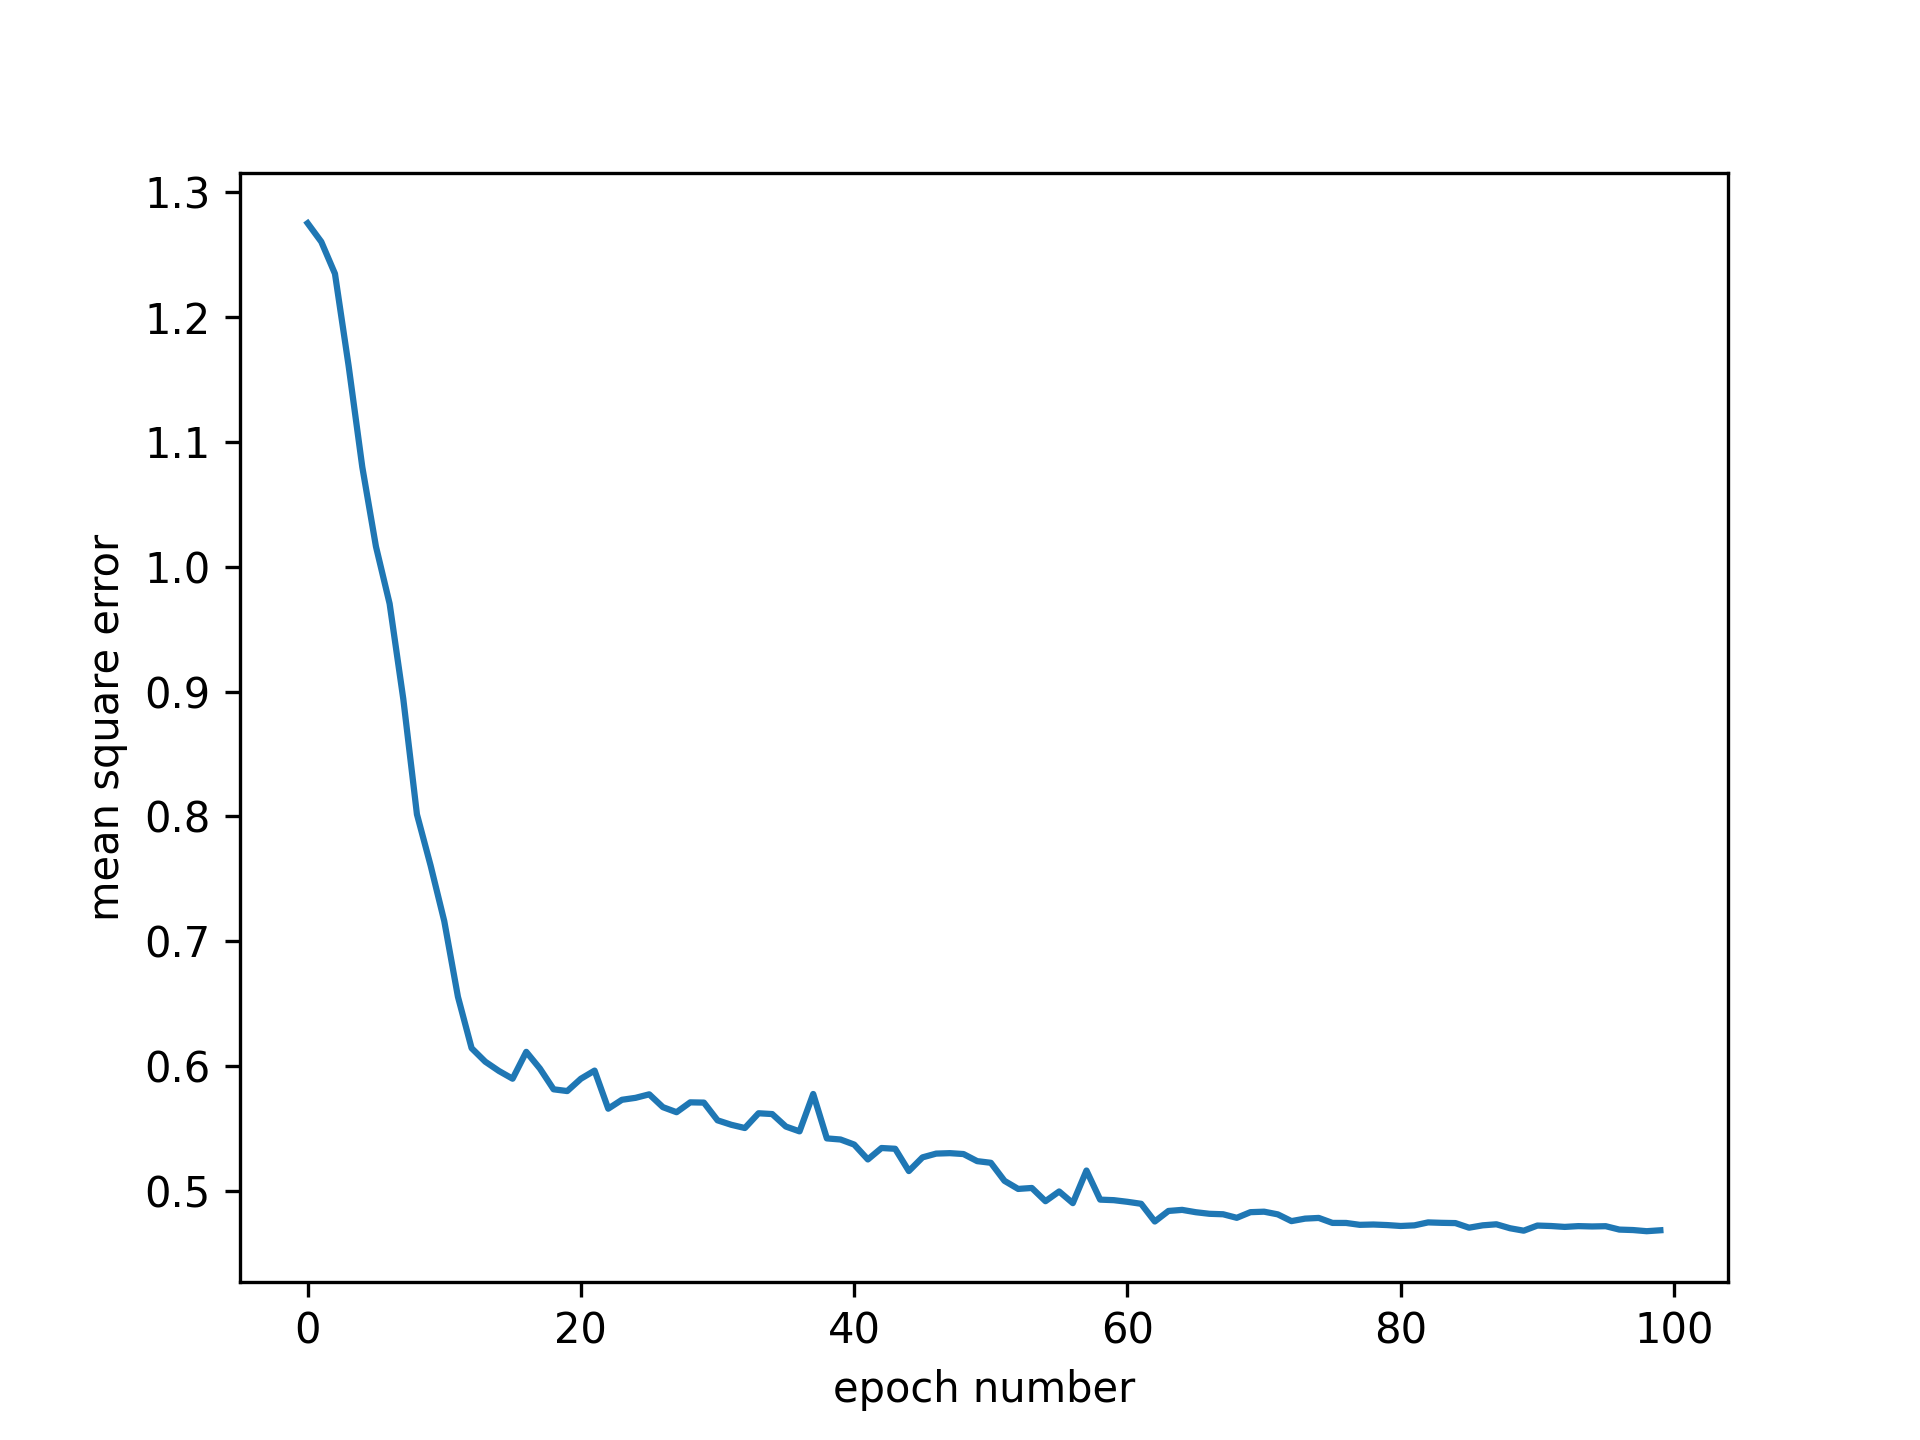

Reproduce this figure in Python.
# NNによる回帰を行う。
    # 正規化なし
    # 最終的には二乗平均誤差の変遷をグラフ化し、ターミナル上に二乗平均誤差、その正の平方根を出力

# モジュール
    # 再利用可能なPythonのスクリプトファイル（.pyファイル）
# ライブラリ
    # 幾らかのモジュールをまとめたもの
# パッケージ
    # モジュールを階層化して整理したもの

from sklearn.datasets import fetch_california_housing
    # fetch_california_housing関数をインポート
from sklearn.model_selection import train_test_split
    # train_test_split 関数は、データセットを訓練セットとテストセットに分割する関数
    # fromを使うのは特定のモジュールやオブジェクトを選択的にインポートできるから
import torch
    # torchはPyTorchライブラリのためのパッケージ
import torch.nn as nn
    # torch.nnはPyTorchのニューラルネットワークモジュール
import torch.optim as optim
    # torch.optimはPyTorchの最適化アルゴリズムモジュール
import numpy as np
    # numpyは数値計算のライブラリ
import tqdm
    # プログレスバーを表示するためのライブラリ
    # 進捗状況の可視化に使う
import matplotlib.pyplot as plt
    # matplotlibライブラリのpyplotモジュールをインポート
    # matplotlibはデータの視覚化（グラフ）に使うライブラリ
    # pyplot
        # グラフィックスプログラミングインターフェースを提供するモジュール
        # MATLAB風である

# データ読み込み
data = fetch_california_housing()
    # カリフォルニアの住宅価格データセットをdataとして取得
X, y = data.data, data.target
    # Xに特徴量を、yにターゲット（住宅価格）を割り当て
    # ちなみにtargetとdataってどうやって区別してるんだろう？
    # 見極める機能くらいはあるのだろうが。。。
 
# 訓練データ、テストデータへの分割
X_train, X_test, y_train, y_test = train_test_split(X, y, train_size=0.7)
    # train_test_splitはX、yを訓練データとテストデータで分割する
    #_trainがつくのはX、yそれぞれにおける訓練データ
    #_testがつくのはX、yそれぞれにおけるテストデータ
    # この場合、訓練データは全体の7割
 
# Pytorchのテンソルへの変換
X_train = torch.tensor(X_train, dtype=torch.float32)
    # X_trainをPytorchのテンソルに変換し、データ型をfloat32に変換
y_train = torch.tensor(y_train, dtype=torch.float32).reshape(-1, 1)
    # y_trainをPytorchのテンソルに変換し、データ型をfloat32に変換
    # .reshape(-1, 1）
        # 行ベクトルから列ベクトルにも変換
X_test = torch.tensor(X_test, dtype=torch.float32)
    # X_testをPytorchのテンソルに変換し、データ型をfloat32に変換
y_test = torch.tensor(y_test, dtype=torch.float32).reshape(-1, 1)
    # y_testをPytorchのテンソルに変換し、データ型をfloat32に変換
    # .reshape(-1, 1）
        # 行ベクトルから列ベクトルにも変換

# モデルの定義
model = nn.Sequential(
    nn.Linear(8, 24),
        # 8つの入力特徴量を受け取り、それらを24個の中間層のノードに変換
        # Linearとあるが、これはバイアス項がないという意味での線形ではなく、線形層であるという意味
        # 線形層
            # その層の全てのノードが、前の層の全てのノードと結合を持つような層のこと
            # 線形層は、重みが０だったとしても結合が存在しないのではなく影響がないだけと考え、
            # そもそも結合を定義していない状態とは区別する。
            # 全結合層ともいう。
    nn.ReLU(),
        # 活性化関数にReLUを指定
    nn.Linear(24, 12),
        # 中間層の出力（24個）を12個のノードに変換
    nn.ReLU(),
        # 活性化関数にReLUを指定
    nn.Linear(12, 6),
        # 12個の中間層のノードを6個のノードに変換
    nn.ReLU(),
        # 活性化関数にReLUを指定
    nn.Linear(6, 1)
        # 6つの中間層のノードを1つの出力ノードに変換
)

# 損失関数と最適化
loss_fn = nn.MSELoss()
    # 平均二乗誤差（MSE）を損失関数として定義
optimizer = optim.Adam(model.parameters(), lr=0.0001)   
    # Adam最適化アルゴリズムを使用して、モデルのパラメータを最適化
    # 学習率は0.0001、model.parameters() は、モデル内のすべてのパラメータ（重みとバイアス）を返す
    # 学習率
        # ニューラルネットワークの訓練において、各更新ステップでパラメータ（重みやバイアス）を
        # どれだけ変更するかを決定するハイパーパラメータ

# 訓練パラメータ
n_epochs = 100
    # 実行するエポック数を100に設定
    # エポック（epoch）とは、トレーニングデータセット全体を1回処理すること
batch_size = 10
    # バッチサイズを10に設定
    # ミニバッチ勾配降下法では、トレーニングデータ全体を一度に処理するのではなく、ミニバッチごとにデータを分割して処理する
    # ミニバッチ
        # 学習に用いるデータをいくつかに分割して得られるデータのまとまり
    # バッチサイズ
        # ミニバッチに含まれるデータの数
        # バッチサイズは、モデルをトレーニングする際に、1度に処理されるデータの数
batch_start = torch.arange(0, len(X_train), batch_size)
    # ミニバッチの開始インデックスを定義
    # torch.arange(0, len(X_train), batch_size)
        # 0から len(X_train) までbatch_size間隔で変化する整数のtorch配列を作成
    # 後にこの配列が指定する整数を引数として、プログレスバーの表示や訓練データの分割を行う
    # これによってバッチサイズ全体に対する進展やバッチサイズ（batch_size）ごとに分割された訓練データが得られる

# 最良のモデルを保持する
best_mse = np.inf
    # トレーニング中に最良の検証セットの平均二乗誤差（MSE）を追跡するための変数
    # np.infはNumPyで定義される定数で、正の無限大（限界値を超える大きさ）を表す
    # 例えば最小値を探すときの初期値として便利
best_weights = None
    # 最良のモデルの重みを保存するための変数
history = []
    # mseの履歴を記録するためのリスト

# 訓練のループ
for epoch in range(n_epochs):
    # n_epochs回繰り返す
    
    model.train()
        # モデル（model）をトレーニングモードに設定
    with tqdm.tqdm(batch_start, unit="batch", mininterval=0, disable=True) as bar:
        # with
            # コンテキストマネージャーを使用するためのキーワード
            # コンテキストマネージャー
                # 特定のブロックの実行前後に自動的に何らかの処理を行うことができる機能
            # この場合、withブロック（withの後インデントを使っている範囲）でのみtqdmによるプログレスバーが
            # 有効になり、withブロックを抜けるとプログレスバーが無効となる。
        # tqdmライブラリを使用して、プログレスバーを表示
            # ここではbatch_startに対してプログレスバーを作成
            # つまり、batch_startに対する進捗状況が表示される
        # unit="batch"
            # プログレスバーの単位をbatchに設定
        # mininterval=0
            # 更新間隔の最小値を0秒、すなわちできるだけ頻繁に更新するように設定
        # disable=True
            # プログレスバーの表示を無効にする
        bar.set_description(f"Epoch {epoch}")
            # epoch変数の値を使用して、現在のエポック数を表示
            # set_description()
                # プログレスバーの先頭に渡された引数を追加する
            # f"Epoch {epoch}"
                # F-string（フォーマット済み文字列リテラル）を用いてEpochを表示
                # F-stringは文頭にfをおいて定義し、{}内に変数を入れるとその位置に変数の中身を
                # 文字列として表示して置き換える。
                # 今回はEpoch {epoch}とあるので、文中の{epoch}がepochの中身である0、1、2、3・・・
                # で置き換わって表示される
            # 今回はtqdm.tqdm（as barとしているのでbarで参照できる）の引数としてdisable=Trueとしており、
            # プログレスバーの表示を無効化したためプログレスバーは表示されない。disable=Falseとすれば
            # プログレスバーが表示される。
        for start in bar:
            # barはプログレスバーであり、各イテレーションで新しいミニバッチの開始位置（start）を返す
            # プログレスバーはbatch_startに対して作成されており、この引数はバッチサイズごとに数字が振られているので
            # プログレスバーからイテレータによってデータを取り出せば、そのデータはミニバッチの開始位置を表すことになる
            # イテレータ
                # リストや辞書など、データの集合に対して順にアクセスするオブジェクト
                # 属性として現在参照しているデータ、メソッドとして次のデータを参照する機能を持つのでオブジェクト
                # Pythonでは順序を考えることのできるデータの集合を順序通りに辿っていったときにデータを全部
                # 辿り尽くすまで繰り返しを続ける方式で繰り返しを制御する。このため、繰り返しを行うためには
                # リストのようにデータの集合が必要となるが、データの集合であればどんなものであっても繰り返しの
                # 制御に使える。

            # ミニバッチの取り出し
            X_batch = X_train[start:start+batch_size]
                # startを開始位置とし、start + batch_sizeを終了位置とするスライスを使用して、
                # トレーニングデータセット（X_train）からbatch_size分の入力データ（X_batch）を取得
                    # そもそもbatch_size = 10としてデータを分割して処理することにしていた
            y_batch = y_train[start:start+batch_size]
                # startを開始位置とし、start + batch_sizeを終了位置とするスライスを使用して、
                # トレーニングデータセット（y_train）からbatch_size分の入力データ（y_batch）を取得

            # 順伝播
            y_pred = model(X_batch)
                # X_batchをモデルに与え、予測値y_predを取得
                # モデルは入力データを順方向に処理し、最終的な予測値を生成
            
            # 誤差（損失）の計算
            loss = loss_fn(y_pred, y_batch)
                # 実際のラベルデータであるy_batchとモデルの予測値y_predとの間で損失を計算
                # ここでは予測値とラベルデータの間の平均二乗誤差（MSE）
            
            # 逆伝播
            optimizer.zero_grad()
                # モデルのすべての勾配をゼロに初期化
            loss.backward()
                # 損失を使用して勾配を計算
                # 逆伝播アルゴリズムによる
            
            # 重みの更新
            optimizer.step()
                # 計算された勾配を使用してモデルの重みを更新

            # 進捗の表示
            bar.set_postfix(mse=float(loss))
                # プログレスバーに最新の損失値を表示
            
    # 各エポックの終わりに精度を評価
    model.eval()
        # モデルを評価モードに切り替え
    y_pred = model(X_test)
        # テストデータに対する予測を行い,予測結果をy_predに格納
    mse = loss_fn(y_pred, y_test)
        # 予測結果と正解データを使用して損失を計算
    mse = float(mse)
        # mseをfloatに変換
    history.append(mse)
        # リストhistoryにmseを追加し、mseの履歴を記録
    if mse < best_mse:
        # mseがbest_mseを下回っていれば以下を行う
        best_mse = mse
            # best_mseをmseに更新

# 数値の出力
print("MSE: %.2f" % best_mse)
    # best_mseを出力
    # %f
        # 引数を浮動小数点数として表示するためのプレースホルダ
        # %.2fとすると小数点以下の桁数を２桁に制限する
    # %
        # 先に出てきたプレースホルダをこの%の後に続く変数で置き換える
    # ここでは、%.2fの所を浮動小数点数であるbest_mseが置き換えた形で出力される
    # それも、小数点以下の桁数を2桁に指定される。
print("RMSE: %.2f" % np.sqrt(best_mse))
    # best_mseの正の平方根を出力

# グラフ化
plt.plot(history)
    # historyを平滑線でプロット
plt.xlabel('epoch number')
    # 横軸のラベルをepoch numberに設定
plt.ylabel('mean square error')
    # 縦軸のラベルをmean square errorに設定
plt.savefig("prediction01_wsl.png", format='png', dpi=300)
    # matplotlibで作成した図を画像ファイルとして保存
        # "prediction01_wsl.png"
            # 保存するファイルの名前をprediction01_wsl.pngに指定
        # format='png'
            # 画像のフォーマットをpngに指定
        # dpi=300
            # 画像の解像度を300dpiに指定
            # デフォルトでは100dpi
            # dpi
                # dots per inchの略で、1インチの中に何点を配置して画像を表すかを示す量
                # この点のことをピクセルという。